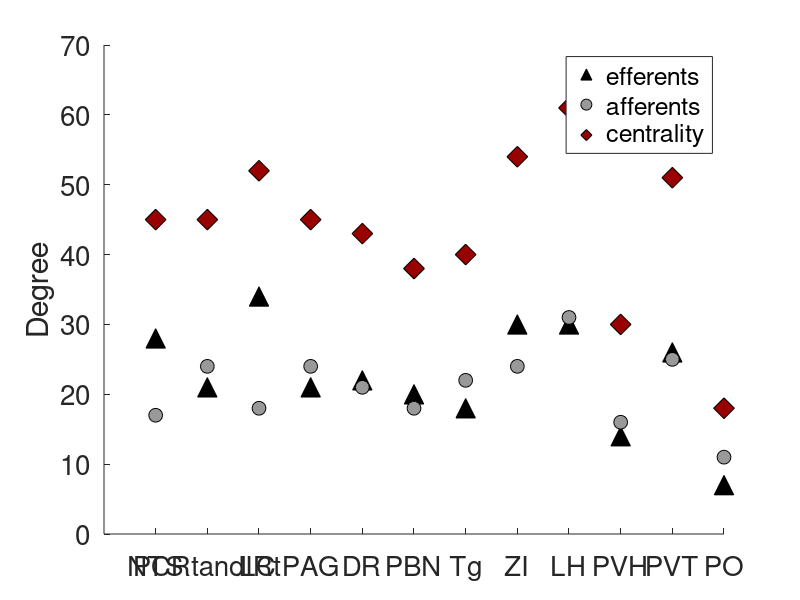

Here is the MATLAB script that generated this plot: (Note: this script raises an error after producing the figure.)
% code to input the centrality values for the primary nodes of the network
%date:April 8th 2024
%(1,1) is the number of efferents as in the outgoing edges and (1,2) is the
%number of afferents as in incoming edges
% this is from the documentation from the papers in the google doc efferent
% and afferent connectivity data


centralitydata.LC(1,1) = 34;
centralitydata.LC(1,2) = 18;

% centralitydata.CVL(1,1) = 2;
% centralitydata.CVL(1,2) = 21;

centralitydata.Tg(1,1) = 18;% this is LDT/PPT
centralitydata.Tg(1,2) = 22;

% centralitydata.AP(1,1) = 7;
% centralitydata.AP(1,2) = 4;

centralitydata.NTS(1,1) = 28;
centralitydata.NTS(1,2) = 17;

centralitydata.PO(1,1) = 7;% basal forebrain should include parts of preoptic areas and stria terminalis
centralitydata.PO(1,2) = 11; ;

centralitydata.PAG(1,1) = 21;%
centralitydata.PAG(1,2) = 24;

centralitydata.DR(1,1) = 22;% dorsal raphe
centralitydata.DR(1,2) = 21;

centralitydata.PVT(1,1) = 26;
centralitydata.PVT(1,2) = 25;

centralitydata.LH(1,1) = 30;
centralitydata.LH(1,2) = 31;

centralitydata.ZI(1,1) = 30;
centralitydata.ZI(1,2) = 24;

% centralitydata.PAG(1,1) = 13;
% centralitydata.PAG(1,2) = 19;

centralitydata.PVH(1,1) = 14;
centralitydata.PVH(1,2) = 16;

centralitydata.PCRtandIRt(1,1) = 21;
centralitydata.PCRtandIRt(1,2) = 24;

centralitydata.PBN(1,1) = 20;
centralitydata.PBN(1,2) = 18;

centralitydata.RVLM(1,1) = 13;
centralitydata.RVLM(1,2) = 20;

fieldnames = {'NTS';...
    'PCRtandIRt';...
    'LC';...
    'PAG';...
    'DR';...
    'PBN';...
    'Tg';...
    'ZI';...
    'LH';...
    'PVH';...
    'PVT';...
    'PO';};
idx = length(fieldnames);
for listo = 1:idx
    in_out(listo,:) = getfield(centralitydata,fieldnames{listo});
end

figure(80)
plot(1:idx,in_out(1:idx,1),'^',"MarkerSize",14,...
    "MarkerEdgeColor",[0 0 0],"MarkerFaceColor",[0 0 0]);
hold on;
plot(1:idx,in_out(1:idx,2),'o',"MarkerSize",10,...
    "MarkerEdgeColor",[0 0 0],"MarkerFaceColor",[0.6 0.6 0.6]);

plot(1:idx,sum(in_out(1:idx,:),2),'d',"MarkerSize",15,...
    "MarkerEdgeColor",[0 0 0],"MarkerFaceColor",[0.6 0 0]);
% yline(mean(in_out(:,1)+in_out(:,2)),'g.-')
ylabel('Degree')
xticks(1:idx);
xticklabels(fieldnames);
set(gca,'FontSize',20);
box off;
lgd = legend('efferents','afferents','centrality')
lgd.Location = 'northoutside';
lgd.Orientation="horizontal";
ldf.Fontsize = 16;
set(gcf,'position',[10,10,700,500])

deg = sum(in_out(1:idx,:),2);
regions = fieldnames(:);

[deg_sorted, idx1] = sort(deg,'descend');

regions_sorted = regions(idx1);

n = numel(deg_sorted);
n_top = ceil(0.8*n);

top_idx = 1:n_top;
bottom_idx = n_top+1:n;

figure, hold on;

bar(top_idx, deg_sorted(top_idx), 'FaceColor',[0.8 0 0]);

bar(bottom_idx, deg_sorted(bottom_idx),'FaceColor',[0 0 0.8])

set(gca,'FontSize',24);
yline(35,'--k','LineWidth',1);
xticks(1:idx);
xticklabels(fieldnames(idx1));
set(gcf,'position',[10,80,700,500])
bw = 3.7;
[xi, f] = ksdensity(deg,'BandWidth',bw);
regions = fieldnames(:);
figure; hold on;
plot(f,xi,'k-','LineWidth',2)
% Colors (distinct)
C = jet(n);

% Put dots near baseline with small vertical jitter (optional)
yBase = 0.2 * max(xi);
rng(1)
yJ = yBase + (rand(n,1)-0.5) * (0.01 * max(xi));  % small jitter

h = gobjects(n,1);
for i = 1:n
    h(i) = scatter(deg(i), yJ(i), 70, ...
        'MarkerFaceColor', C(i,:), ...
        'MarkerEdgeColor', 'k', ...
        'LineWidth', 1);
end

xline(35,'r--','LineWidth',2)
ylabel('Kernel density estimate');
box off;
set(gca,'FontSize',24);
legend(h, regions, 'Location','west')  % or 'bestoutside'
set(gcf,'position',[10,80,700,800])
